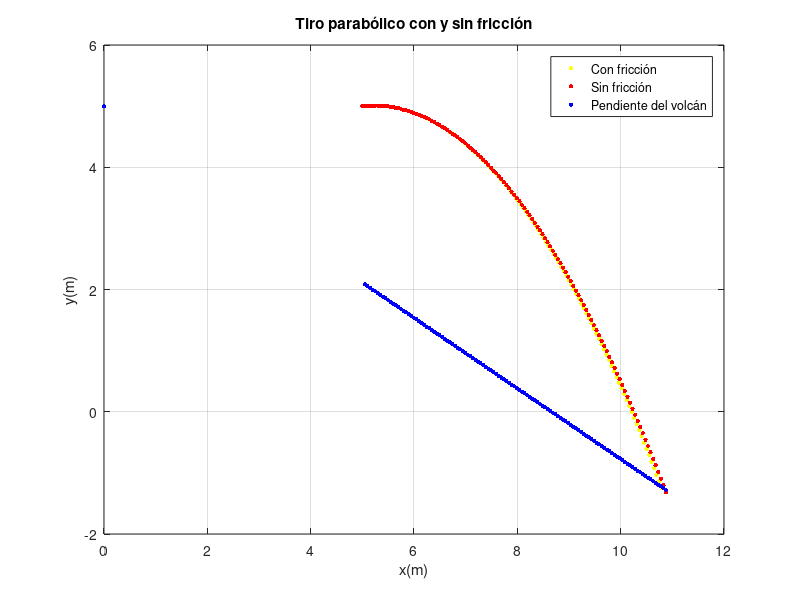

MATLAB code to generate this figure:
% -------------------------------------------------------------------------------------------------------
% Reto: Volcán en erupción
% -------------------------------------------------------------------------------------------------------

% Borramos memoria y limpiamos información del intérprete 
clear all; clc

% Declaramos variables
g = 9.81; % Aceleración de la gravedad (m/seg^2)
dt = 0.01; % Intervalo de tiempo (longitud de paso) h
m = 0.5; % Masa (kg) [kg/m^3] [m^3]
b = 2e-3; % Coeficiente de fricción del aire (kg/m) 2e-3

fprintf('Asumimos que el proyectil es una esfera perfecta.\n\n');
fprintf('Masa: %.1f kg\n', m);
fprintf('Coeficiente de fricción del aire: %.3f kg/m\n', b);


%Con fricción
t = [0]; %tiempo (s)
x = input('\nPosición horizontal inicial (m): '); %posición inicial en x (m)
y = input('Posición vertical inicial (m): '); %posición inicial en y (m)
v = input('Velocidad inicial (m/seg): '); %magnitud de la velocidasd (m/s)
theta = input('Ángulo de disparo (grados): '); %ángulo inicial
vx(1)=v(1)*cosd(theta(1));
vy(1)=v(1)*sind(theta(1));
ax(1)=-(b/m)*v(1)*vx(1); %aceleración en x (ms/^2)
ay(1)=-g-(b/m)*v(1)*vy(1); %aceleración en y (ms/^2)
%ax(1)=-(b/m)*(v(1))^2*cosd(theta(1)); %aceleración en x (ms/^2)
%ay(1)=-g-(b/m)*(v(1))^2*sind(theta(1)); %ay(1)=-g-(b/m)*v(1)*vy(1); 

%Sin fricción
xs = x; %sin fricción
ys = y; %sin fricción
vs = v; %magnitud de la velocidad (m/s)
thetas = theta; %ángulo inicial 
vxs(1)=vs(1)*cosd(thetas(1));
vys(1)=vs(1)*sind(thetas(1));
axs(1)=0; %aceleración en x (m/s^2)
ays(1)=-g; %aceleración en y (m/s^2)

% Pendiente del volcán   y = -Tan(30º)x
x_rec = [0];
y_rec = y;
% x_rec = linspace(0, 10, 0.1);
% y_rec = - tand(30).*mallax;

k = 1; % Contador

% Uso del método de Euler
while y_rec(k) <= ys(k)
    t(k+1)=t(k)+dt;
    
    % Con fricción
    x(k+1)=x(k)+vx(k)*dt+0.5*ax(k)*dt^2;
    y(k+1)=y(k)+vy(k)*dt+0.5*ay(k)*dt^2;
    vx(k+1)=vx(k)+ax(k)*dt;
    vy(k+1)=vy(k)+ay(k)*dt;
    v(k+1)=sqrt(vx(k+1)^2+vy(k+1)^2);
    theta(k+1)=atand(vy(k+1)/vx(k+1));
    
    ax(k+1)=-(b/m)*(v(k+1))^2*cosd(theta(k+1));
    ay(k+1)=-g-(b/m)*(v(k+1))^2*sind(theta(k+1));

    % Sin fricción
    xs(k+1)= xs(k)+vxs(k)*dt; 
    ys(k+1) =ys (k) +vys(k)*dt-0.5*g*dt^2; 
    vxs(k+1)=vxs(k);
    vys(k+1)=vys(k)-g*dt;
    vs(k+1)=sqrt(vxs(k+1)^2+vys(k+1)^2);
    thetas(k+1)=atand(vys(k+1)/vxs(k+1));
    
    % Pendiente del volcán
    x_rec(k+1) = xs(k+1); 
    y_rec(k+1) = tand(330).*x_rec(k+1) + y(1);

    k=k+1;
end


% Gráficas
figure(1)
plot(x,y,'y.','MarkerSize',10)
title('Tiro parabólico con y sin fricción')
xlabel('x(m)');
ylabel('y(m)');
grid on
hold on

plot(xs,ys,'r.','MarkerSize',10)
hold on 
    
plot(x_rec, y_rec, 'b.', 'MarkerSize', 10)
hold on
legend({'Con fricción','Sin fricción', 'Pendiente del volcán'})
       
hold off 


